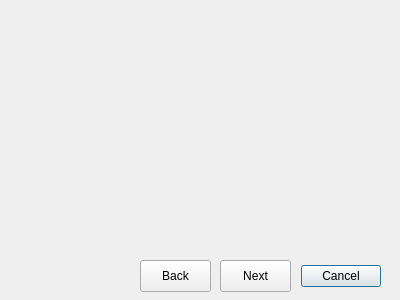
<?xml version="1.0" encoding="UTF-8"?>
<ui version="4.0">
 <class>NewProjectDialog</class>
 <widget class="QDialog" name="NewProjectDialog">
  <property name="geometry">
   <rect>
    <x>0</x>
    <y>0</y>
    <width>400</width>
    <height>300</height>
   </rect>
  </property>
  <property name="windowTitle">
   <string>Dialog</string>
  </property>
  <widget class="QDialogButtonBox" name="buttonBox">
   <property name="geometry">
    <rect>
     <x>300</x>
     <y>260</y>
     <width>81</width>
     <height>32</height>
    </rect>
   </property>
   <property name="orientation">
    <enum>Qt::Horizontal</enum>
   </property>
   <property name="standardButtons">
    <set>QDialogButtonBox::Cancel</set>
   </property>
  </widget>
  <widget class="QPushButton" name="nextButton">
   <property name="geometry">
    <rect>
     <x>220</x>
     <y>260</y>
     <width>71</width>
     <height>32</height>
    </rect>
   </property>
   <property name="text">
    <string>Next</string>
   </property>
  </widget>
  <widget class="QPushButton" name="backButton">
   <property name="geometry">
    <rect>
     <x>140</x>
     <y>260</y>
     <width>71</width>
     <height>32</height>
    </rect>
   </property>
   <property name="text">
    <string>Back</string>
   </property>
  </widget>
 </widget>
 <resources/>
 <connections>
  <connection>
   <sender>buttonBox</sender>
   <signal>accepted()</signal>
   <receiver>NewProjectDialog</receiver>
   <slot>accept()</slot>
   <hints>
    <hint type="sourcelabel">
     <x>248</x>
     <y>254</y>
    </hint>
    <hint type="destinationlabel">
     <x>157</x>
     <y>274</y>
    </hint>
   </hints>
  </connection>
  <connection>
   <sender>buttonBox</sender>
   <signal>rejected()</signal>
   <receiver>NewProjectDialog</receiver>
   <slot>reject()</slot>
   <hints>
    <hint type="sourcelabel">
     <x>316</x>
     <y>260</y>
    </hint>
    <hint type="destinationlabel">
     <x>286</x>
     <y>274</y>
    </hint>
   </hints>
  </connection>
 </connections>
</ui>
